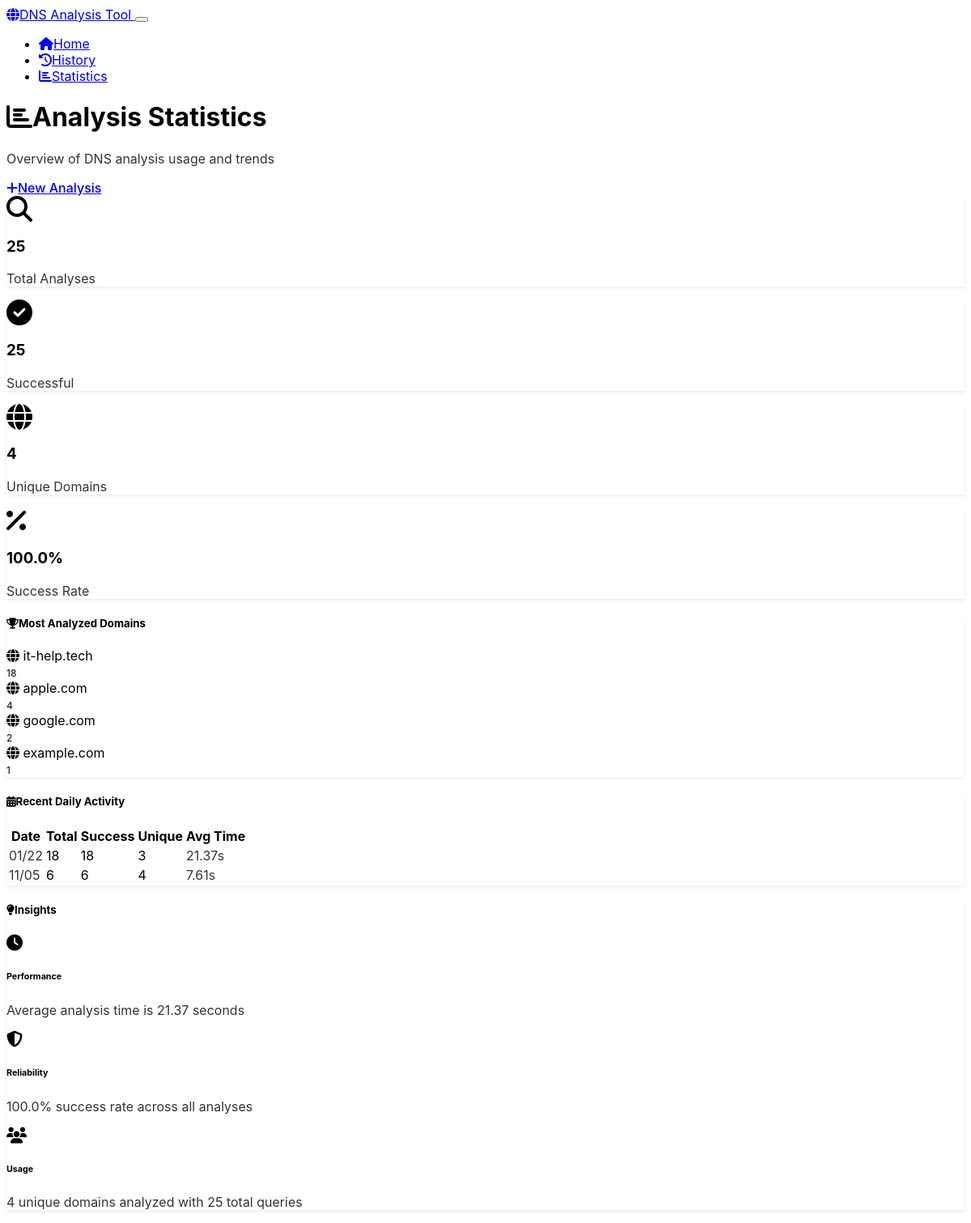
/stats, run on an earlier commit of the app's database.
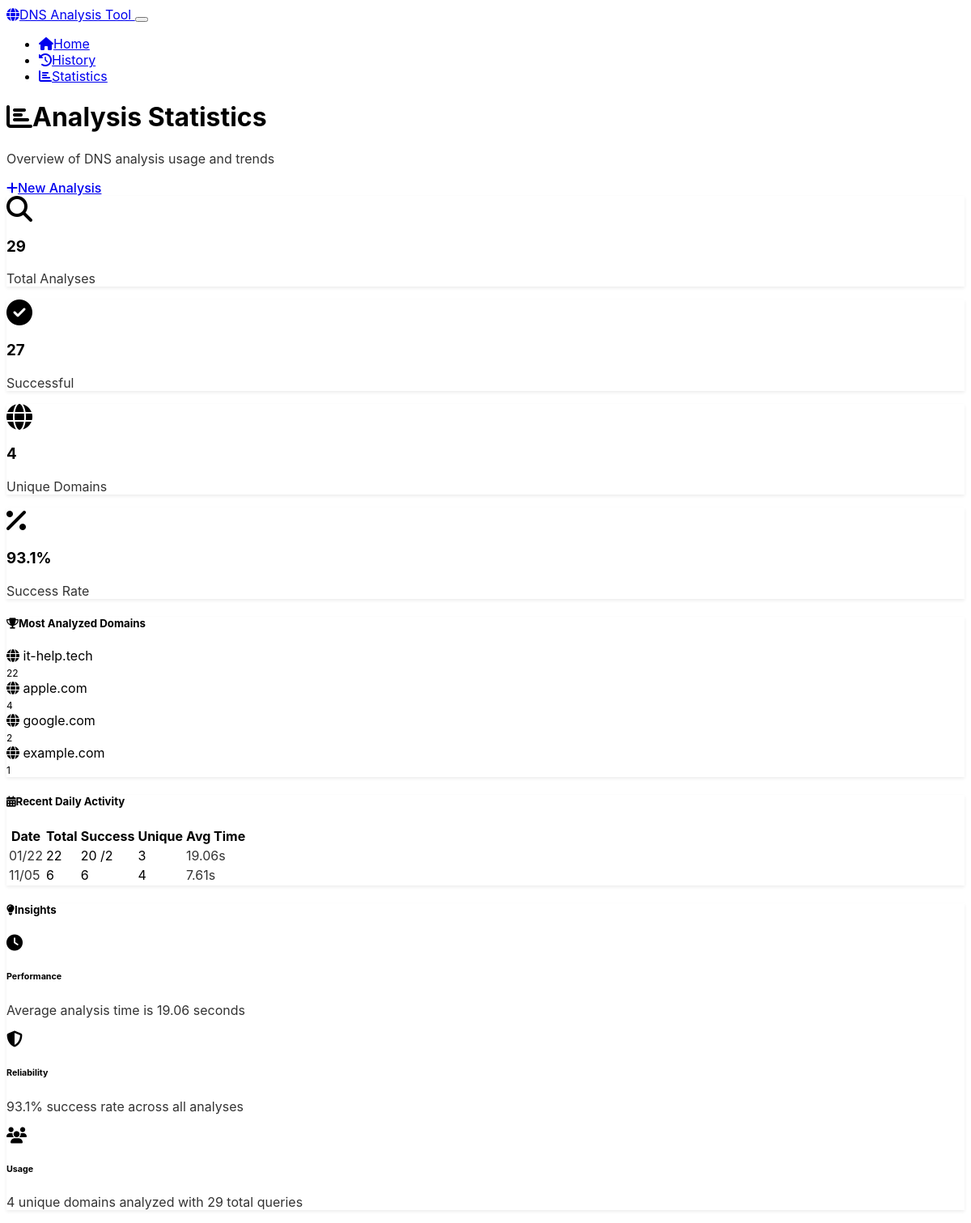
And on a later commit of the database.
### app.py (models this page shows, shortened)
class DomainAnalysis(db.Model):
    __tablename__ = 'domain_analyses'
    id = db.Column(db.Integer, primary_key=True)
    domain = db.Column(db.String(255), nullable=False, index=True)
    ascii_domain = db.Column(db.String(255), nullable=False)
    basic_records = db.Column(JSON)
    authoritative_records = db.Column(JSON)
    spf_status = db.Column(db.String(20))
    spf_records = db.Column(JSON)
    dmarc_status = db.Column(db.String(20))
    dmarc_policy = db.Column(db.String(20))
    dmarc_records = db.Column(JSON)
    dkim_status = db.Column(db.String(20))
    dkim_selectors = db.Column(JSON)
    registrar_name = db.Column(db.String(255))
    registrar_source = db.Column(db.String(20))
    analysis_success = db.Column(db.Boolean, default=True)
    error_message = db.Column(db.Text)
    analysis_duration = db.Column(db.Float)  # seconds
    created_at = db.Column(db.DateTime, default=datetime.utcnow, nullable=False)
    updated_at = db.Column(db.DateTime, default=datetime.utcnow, onupdate=datetime.utcnow)

class AnalysisStats(db.Model):
    __tablename__ = 'analysis_stats'
    id = db.Column(db.Integer, primary_key=True)
    date = db.Column(db.Date, nullable=False, unique=True, index=True)
    total_analyses = db.Column(db.Integer, default=0)
    successful_analyses = db.Column(db.Integer, default=0)
    failed_analyses = db.Column(db.Integer, default=0)
    unique_domains = db.Column(db.Integer, default=0)
    avg_analysis_time = db.Column(db.Float, default=0.0)
    created_at = db.Column(db.DateTime, default=datetime.utcnow)
    updated_at = db.Column(db.DateTime, default=datetime.utcnow, onupdate=datetime.utcnow)

### app.py (the view)
@app.route('/stats')
def stats():
    recent_stats = AnalysisStats.query.order_by(
        AnalysisStats.date.desc()
    ).limit(30).all()
    total_analyses = DomainAnalysis.query.count()
    successful_analyses = DomainAnalysis.query.filter_by(analysis_success=True).count()
    unique_domains = db.session.query(DomainAnalysis.domain).distinct().count()
    popular_domains = db.session.query(
        DomainAnalysis.domain,
        db.func.count(DomainAnalysis.id).label('count')
    ).group_by(DomainAnalysis.domain).order_by(
        db.func.count(DomainAnalysis.id).desc()
    ).limit(10).all()
    return render_template('stats.html',
                         recent_stats=recent_stats,
                         total_analyses=total_analyses,
                         successful_analyses=successful_analyses,
                         unique_domains=unique_domains,
                         popular_domains=popular_domains)

### templates/stats.html (shortened to what this page needs)
<!DOCTYPE html>
<html lang="en" data-bs-theme="dark">
<head>
    <link href="https://cdn.replit.com/agent/bootstrap-agent-dark-theme.min.css" rel="stylesheet">
    <link href="https://cdnjs.cloudflare.com/ajax/libs/font-awesome/6.4.0/css/all.min.css" rel="stylesheet">
    <link href="{{ url_for('static', filename='css/custom.css') }}" rel="stylesheet">
</head>
<body>
    <nav class="navbar navbar-expand-lg navbar-dark bg-dark">
        <div class="container">
            <a class="navbar-brand" href="{{ url_for('index') }}">
                <i class="fas fa-globe me-2"></i>DNS Analysis Tool
            </a>
            <button class="navbar-toggler" type="button" data-bs-toggle="collapse" data-bs-target="#navbarNav">
            </button>
            <div class="collapse navbar-collapse" id="navbarNav">
                <ul class="navbar-nav ms-auto">
                    <li class="nav-item">
                        <a class="nav-link" href="{{ url_for('index') }}">
                            <i class="fas fa-home me-1"></i>Home
                        </a>
                    </li>
                    <li class="nav-item">
                        <a class="nav-link" href="{{ url_for('history') }}">
                            <i class="fas fa-history me-1"></i>History
                        </a>
                    </li>
                    <li class="nav-item">
                        <a class="nav-link active" href="{{ url_for('stats') }}">
                            <i class="fas fa-chart-bar me-1"></i>Statistics
                        </a>
                    </li>
                </ul>
            </div>
        </div>
    </nav>
    <div class="container my-4">
        <div class="d-flex justify-content-between align-items-center mb-4">
            <div>
                <h1 class="h3 mb-1">
                    <i class="fas fa-chart-bar me-2"></i>Analysis Statistics
                </h1>
                <p class="text-muted mb-0">Overview of DNS analysis usage and trends</p>
            </div>
            <a href="{{ url_for('index') }}" class="btn btn-primary">
                <i class="fas fa-plus me-2"></i>New Analysis
            </a>
        </div>
        <div class="row mb-4">
            <div class="col-md-3 mb-3">
                <div class="card text-center">
                    <div class="card-body">
                        <i class="fas fa-search fa-2x text-primary mb-2"></i>
                        <h3 class="mb-1">{{ total_analyses }}</h3>
                        <p class="text-muted mb-0">Total Analyses</p>
                    </div>
                </div>
            </div>
            <div class="col-md-3 mb-3">
                <div class="card text-center">
                    <div class="card-body">
                        <i class="fas fa-check-circle fa-2x text-success mb-2"></i>
                        <h3 class="mb-1">{{ successful_analyses }}</h3>
                        <p class="text-muted mb-0">Successful</p>
                    </div>
                </div>
            </div>
            <div class="col-md-3 mb-3">
                <div class="card text-center">
                    <div class="card-body">
                        <i class="fas fa-globe fa-2x text-info mb-2"></i>
                        <h3 class="mb-1">{{ unique_domains }}</h3>
                        <p class="text-muted mb-0">Unique Domains</p>
                    </div>
                </div>
            </div>
            <div class="col-md-3 mb-3">
                <div class="card text-center">
                    <div class="card-body">
                        <i class="fas fa-percentage fa-2x text-warning mb-2"></i>
                        <h3 class="mb-1">
                            {% if total_analyses > 0 %}
                                {{ "%.1f"|format((successful_analyses / total_analyses) * 100) }}%
                            {% else %}
                                0%
                            {% endif %}
                        </h3>
                        <p class="text-muted mb-0">Success Rate</p>
                    </div>
                </div>
            </div>
        </div>
        <div class="row">
            <div class="col-lg-6 mb-4">
                <div class="card">
                    <div class="card-header">
                        <h5 class="mb-0">
                            <i class="fas fa-trophy me-2"></i>Most Analyzed Domains
                        </h5>
                    </div>
                    <div class="card-body">
                        {% if popular_domains %}
                            <div class="list-group list-group-flush">
                                {% for domain, count in popular_domains %}
                                <div class="list-group-item d-flex justify-content-between align-items-center bg-transparent border-0 px-0">
                                    <div class="d-flex align-items-center">
                                        <i class="fas fa-globe text-primary me-2"></i>
                                        <span class="fw-medium">{{ domain }}</span>
                                    </div>
                                    <span class="badge bg-primary rounded-pill">{{ count }}</span>
                                </div>
                                {% endfor %}
                            </div>
                        {% else %}
                            <div class="text-center text-muted py-3">
                                <i class="fas fa-chart-bar fa-2x mb-2"></i>
                                <p class="mb-0">No analysis data available yet</p>
                            </div>
                        {% endif %}
                    </div>
                </div>
            </div>
            <div class="col-lg-6 mb-4">
                <div class="card">
                    <div class="card-header">
                        <h5 class="mb-0">
                            <i class="fas fa-calendar-alt me-2"></i>Recent Daily Activity
                        </h5>
                    </div>
                    <div class="card-body">
                        {% if recent_stats %}
                            <div class="table-responsive">
                                <table class="table table-sm mb-0">
                                    <thead>
                                        <tr>
                                            <th>Date</th>
                                            <th>Total</th>
                                            <th>Success</th>
                                            <th>Unique</th>
                                            <th>Avg Time</th>
                                        </tr>
                                    </thead>
                                    <tbody>
                                        {% for stat in recent_stats[:7] %}
                                        <tr>
                                            <td class="text-muted">
                                                {{ stat.date.strftime('%m/%d') }}
                                            </td>
                                            <td>{{ stat.total_analyses }}</td>
                                            <td>
                                                <span class="text-success">{{ stat.successful_analyses }}</span>
                                                {% if stat.failed_analyses > 0 %}
                                                    <span class="text-danger">/{{ stat.failed_analyses }}</span>
                                                {% endif %}
                                            </td>
                                            <td>{{ stat.unique_domains }}</td>
                                            <td class="text-muted">
                                                {% if stat.avg_analysis_time %}
                                                    {{ "%.2f"|format(stat.avg_analysis_time) }}s
                                                {% else %}
                                                    -
                                                {% endif %}
                                            </td>
                                        </tr>
                                        {% endfor %}
                                    </tbody>
                                </table>
                            </div>
                        {% else %}
                            <div class="text-center text-muted py-3">
                                <i class="fas fa-calendar fa-2x mb-2"></i>
                                <p class="mb-0">No daily statistics available yet</p>
                            </div>
                        {% endif %}
                    </div>
                </div>
            </div>
        </div>
        {% if total_analyses > 0 %}
        <div class="row">
            <div class="col-12">
                <div class="card">
                    <div class="card-header">
                        <h5 class="mb-0">
                            <i class="fas fa-lightbulb me-2"></i>Insights
                        </h5>
                    </div>
                    <div class="card-body">
                        <div class="row">
                            <div class="col-md-4 mb-3">
                                <div class="d-flex align-items-center">
                                    <div class="flex-shrink-0">
                                        <i class="fas fa-clock text-info fa-lg"></i>
                                    </div>
                                    <div class="flex-grow-1 ms-3">
                                        <h6 class="mb-1">Performance</h6>
                                        <p class="text-muted mb-0 small">
                                            {% if recent_stats and recent_stats[0].avg_analysis_time %}
                                                Average analysis time is {{ "%.2f"|format(recent_stats[0].avg_analysis_time) }} seconds
                                            {% else %}
                                                Analysis performance data not available
                                            {% endif %}
                                        </p>
                                    </div>
                                </div>
                            </div>
                            <div class="col-md-4 mb-3">
                                <div class="d-flex align-items-center">
                                    <div class="flex-shrink-0">
                                        <i class="fas fa-shield-alt text-success fa-lg"></i>
                                    </div>
                                    <div class="flex-grow-1 ms-3">
                                        <h6 class="mb-1">Reliability</h6>
                                        <p class="text-muted mb-0 small">
                                            {% if total_analyses > 0 %}
                                                {{ "%.1f"|format((successful_analyses / total_analyses) * 100) }}% success rate across all analyses
                                            {% else %}
                                                No reliability data available
                                            {% endif %}
                                        </p>
                                    </div>
                                </div>
                            </div>
                            <div class="col-md-4 mb-3">
                                <div class="d-flex align-items-center">
                                    <div class="flex-shrink-0">
                                        <i class="fas fa-users text-warning fa-lg"></i>
                                    </div>
                                    <div class="flex-grow-1 ms-3">
                                        <h6 class="mb-1">Usage</h6>
                                        <p class="text-muted mb-0 small">
                                            {{ unique_domains }} unique domains analyzed with {{ total_analyses }} total queries
                                        </p>
                                    </div>
                                </div>
                            </div>
                        </div>
                    </div>
                </div>
            </div>
        </div>
        {% endif %}
    </div>
</body>
</html>

### static/css/custom.css (style rules this page uses)
:root { --code-bg: hsl(210, 11%, 15%); --code-border: hsl(210, 11%, 25%); --feature-icon-size: 3rem; }
body { font-family: -apple-system, BlinkMacSystemFont, 'Segoe UI', Roboto, sans-serif; }
.card { border: 1px solid var(--bs-border-color); box-shadow: 0 0.125rem 0.25rem rgba(0, 0, 0, 0.075); }
.card-header { background-color: var(--bs-secondary-bg); border-bottom: 1px solid var(--bs-border-color); }
.badge { font-size: 0.75em; }
.btn { border-radius: 0.375rem; font-weight: 500; }
.text-muted { opacity: 0.8; }

What changed in the data, as far as the page shows it:
no longer on this page (row unchanged): DomainAnalysis: domain "it-help.tech", id "18"
now on this page (row unchanged): DomainAnalysis: domain "it-help.tech", id "22"
changed AnalysisStats (number 1 of 2 on the later page): total_analyses "18" → "22"; successful_analyses "18" → "20"; failed_analyses (not shown) → "2"; avg_analysis_time "21.37" → "19.06"
Also different on the page:
{{ total_analyses }}: "25" → "29"
{{ successful_analyses }}: "25" → "27"
{{ "%.1f"|format((successful_analyses / total_analyses) * 100) }}: "100.0" → "93.1"
